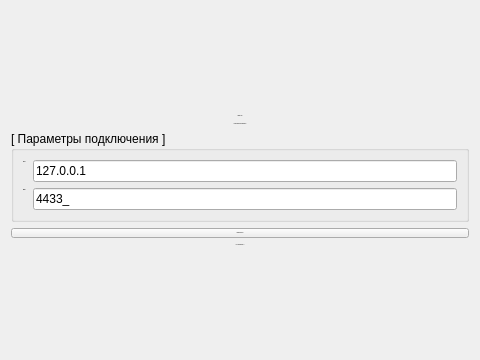
<?xml version="1.0" encoding="UTF-8"?>
<ui version="4.0">
 <class>ConnectPage</class>
 <widget class="QWidget" name="ConnectPage">
color: #00c853;
}
color: #ff6b6b;
}
  <property name="geometry">
   <rect>
    <x>0</x>
    <y>0</y>
    <width>480</width>
    <height>360</height>
   </rect>
  </property>
  <layout class="QVBoxLayout" name="verticalLayout">
   <item>
    <spacer name="spacerTop">
     <property name="orientation">
      <enum>Qt::Orientation::Vertical</enum>
     </property>
     <property name="sizeHint" stdset="0">
      <size>
       <width>20</width>
       <height>40</height>
      </size>
     </property>
    </spacer>
   </item>
   <item>
    <widget class="QLabel" name="titleLabel">
     <property name="font">
      <font>
       <family>Ubuntu</family>
       <pointsize>-1</pointsize>
       <fontweight>Black</fontweight>
      </font>
     </property>
     <property name="styleSheet">
      <string notr="true"/>
     </property>
     <property name="text">
      <string>NEOBANK</string>
     </property>
     <property name="alignment">
      <set>Qt::AlignmentFlag::AlignCenter</set>
     </property>
    </widget>
   </item>
   <item>
    <widget class="QLabel" name="subtitleLabel">
     <property name="font">
      <font>
       <family>Ubuntu</family>
       <pointsize>-1</pointsize>
       <italic>true</italic>
      </font>
     </property>
     <property name="text">
      <string>&gt; Требуется подключение &lt;</string>
     </property>
     <property name="alignment">
      <set>Qt::AlignmentFlag::AlignCenter</set>
     </property>
    </widget>
   </item>
   <item>
    <widget class="QGroupBox" name="connectGroup">
     <property name="title">
      <string>[ Параметры подключения ]</string>
     </property>
     <layout class="QFormLayout" name="formLayout">
      <item row="0" column="0">
       <widget class="QLabel" name="hostLabel">
        <property name="font">
         <font>
          <family>Ubuntu</family>
          <pointsize>-1</pointsize>
          <bold>true</bold>
         </font>
        </property>
        <property name="text">
         <string>Хост:</string>
        </property>
       </widget>
      </item>
      <item row="0" column="1">
       <widget class="QLineEdit" name="hostEdit">
        <property name="text">
         <string>127.0.0.1</string>
        </property>
       </widget>
      </item>
      <item row="1" column="0">
       <widget class="QLabel" name="portLabel">
        <property name="font">
         <font>
          <family>Ubuntu</family>
          <pointsize>-1</pointsize>
          <bold>true</bold>
         </font>
        </property>
        <property name="text">
         <string>Порт:</string>
        </property>
       </widget>
      </item>
      <item row="1" column="1">
       <widget class="QLineEdit" name="portEdit">
        <property name="inputMask">
         <string>00000;_</string>
        </property>
        <property name="text">
         <string>4433</string>
        </property>
       </widget>
      </item>
     </layout>
    </widget>
   </item>
   <item>
    <widget class="QPushButton" name="connectButton">
     <property name="font">
      <font>
       <family>Ubuntu</family>
       <pointsize>-1</pointsize>
       <fontweight>Black</fontweight>
      </font>
     </property>
     <property name="text">
      <string>Подключиться</string>
     </property>
    </widget>
   </item>
   <item>
    <widget class="QLabel" name="statusLabel">
     <property name="font">
      <font>
       <family>Ubuntu</family>
       <pointsize>-1</pointsize>
       <italic>true</italic>
      </font>
     </property>
     <property name="text">
      <string>&gt; Не подключено &lt;</string>
     </property>
     <property name="alignment">
      <set>Qt::AlignmentFlag::AlignCenter</set>
     </property>
    </widget>
   </item>
   <item>
    <spacer name="spacerBottom">
     <property name="orientation">
      <enum>Qt::Orientation::Vertical</enum>
     </property>
     <property name="sizeHint" stdset="0">
      <size>
       <width>20</width>
       <height>40</height>
      </size>
     </property>
    </spacer>
   </item>
  </layout>
 </widget>
 <resources/>
 <connections/>
</ui>
